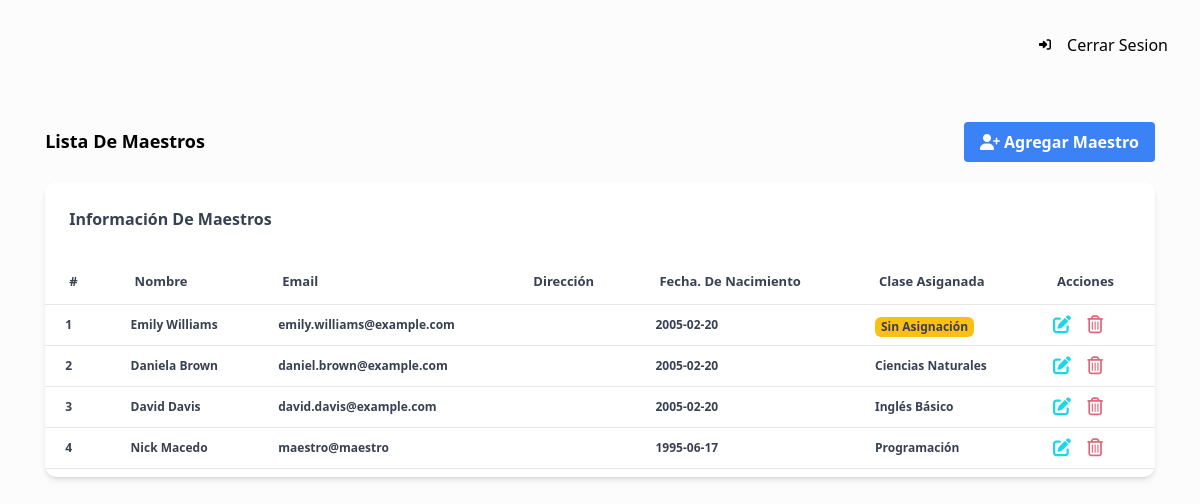
Screenshot of /administradores/maestros (signed in) with the database file from the repository.
### tables this page shows
CREATE TABLE `usuarios` (
  `id_usuario` int NOT NULL AUTO_INCREMENT,
  `dni` varchar(15) DEFAULT NULL,
  `nombre` varchar(255) DEFAULT NULL,
  `apellido` varchar(255) DEFAULT NULL,
  `correo_electronico` varchar(255) DEFAULT NULL,
  `contrasena` varchar(255) DEFAULT NULL,
  `rol` enum('ADMIN','MAESTRO','ALUMNO') DEFAULT NULL,
  `activo` tinyint(1) DEFAULT NULL,
  PRIMARY KEY (`id_usuario`),
  UNIQUE KEY `dni` (`dni`),
  UNIQUE KEY `correo_electronico` (`correo_electronico`)
);

CREATE TABLE `maestros` (
  `id_maestro` int NOT NULL AUTO_INCREMENT,
  `id_usuario` int DEFAULT NULL,
  `fecha_nacimiento` date DEFAULT NULL,
  `direccion` text,
  PRIMARY KEY (`id_maestro`),
  KEY `maestros_ibfk_1` (`id_usuario`),
  CONSTRAINT `maestros_ibfk_1` FOREIGN KEY (`id_usuario`) REFERENCES `usuarios` (`id_usuario`) ON DELETE CASCADE ON UPDATE CASCADE
);

CREATE TABLE `clases` (
  `id_clase` int NOT NULL AUTO_INCREMENT,
  `nombre` varchar(255) DEFAULT NULL,
  `cupo_maximo` int DEFAULT NULL,
  `activo` tinyint(1) DEFAULT NULL,
  PRIMARY KEY (`id_clase`)
);

### config/dataBase.php (called while the page is built)
<?php
return [
    "host" => "localhost",
    "username" => "root",
    "userPassword" => "16345abcde@A",
    "dbname" => "universidad"
];

### models/Model.php (called while the page is built, shortened)
<?php
class Model
{
    public function __construct()
    {
        $config = include($_SERVER["DOCUMENT_ROOT"] . "/config/dataBase.php");
        try {
            $dsn = "mysql:host=" . $config['host'] . "; dbname=" . $config['dbname'];
            $this->db = new PDO($dsn, $config["username"], $config["userPassword"]);
        } catch (PDOException $e) {
            echo "Error" . $e->getMessage();
        }
    }
}

### models/AdministradorModel.php (called while the page is built, shortened)
<?php
include $_SERVER["DOCUMENT_ROOT"] . "/models/Model.php";
class AdministradorModel extends Model
{
    public function showTeachers()
    {
        $res = $this->db->query(
            "   SELECT u.id_usuario, m.id_maestro, rc.id_relacion, u.nombre, u.apellido, u.correo_electronico,m.direccion, m.fecha_nacimiento, c.nombre as clase_asignada from usuarios u
                                    left join   maestros m on  m.id_usuario = u.id_usuario
                                    left join relacion_maestros_clases rc on rc.id_maestro = m.id_maestro
                                    left join clases c on c.id_clase = rc.id_clase
                                    where u.rol = 'MAESTRO' and u.activo = 1 and u.id_usuario <> 16"
        );
        $data = $res->fetchAll(PDO::FETCH_ASSOC);
        return $data;
    }
}

### views/administradores/maestro.php (the view, shortened to what this page needs)
<!DOCTYPE html>
<html lang="en">
<head>
    <link rel="stylesheet" href="../../dist/output.css">
    <script src="https://cdn.tailwindcss.com"></script>
</head>
<body>
    <div class="min-h-screen bg-gray-50/50">
        <div class="p-4 xl:ml-72">
            <nav
                class="block w-full max-w-full bg-transparent text-white shadow-none rounded-xl transition-all px-0 py-1">
                <div class=" flex-col-reverse gap-6 md:flex-row md:items-center flex justify-end">
                    <div class="flex items-center">
                        <a class="" href="/cerrarSession">
                            <button
                                class="middle hover:text-red-700 none font-sans font-bold center transition-all disabled:opacity-50 disabled:shadow-none disabled:pointer-events-none text-xs py-3 rounded-lg text-black hover:bg-white/10 active:bg-white/30 w-full flex items-center gap-4 px-4 capitalize"
                                type="button">
                                <i class="fa-solid fa-right-to-bracket"></i>
                                <p
                                    class="block antialiased font-sans text-base leading-relaxed text-inherit font-medium capitalize">
                                    Cerrar sesion</p>
                            </button>
                        </a>
                    </div>
                </div>
            </nav>
            <div class="mt-12">
                <div class="w-[95%] mx-auto flex justify-between items-center">
                    <h3
                        class="block antialiased tracking-normal font-sans text-lg capitalize font-semibold leading-relaxed mb-5">
                        lista de maestros</h3>
                    <button type="" onclick='openModalInsert()'
                        class="bg-blue-500 text-white font-bold py-2 px-4 capitalize rounded mb-5  hover:bg-blue-400"><i
                            class="fa-solid fa-user-plus" style="color: #ffffff;"></i> agregar
                        maestro</button>
                </div>
                <div class="w-[95%] mx-auto">
                    <div
                        class="relative flex flex-col bg-clip-border rounded-xl bg-white text-gray-700 shadow-md overflow-hidden xl:col-span-2 ">
                        <div
                            class="relative bg-clip-border rounded-xl overflow-hidden bg-transparent text-gray-700 shadow-none m-0 flex items-center justify-between p-6">
                            <div>
                                <h6
                                    class="block antialiased tracking-normal font-sans text-base capitalize font-semibold leading-relaxed  mb-1">
                                    información de maestros</h6>
                            </div>
                        </div>
                        <div class="p-6  px-0 pt-0 pb-2">
                            <table class="w-full min-w-[840px] table-auto ">
                                <thead>
                                    <tr>
                                        <th class="border-b border-blue-gray-50 py-3 px-6 text-left">
                                            <p
                                                class="block antialiased font-sans text-[13px]  capitalize text-blue-gray-400 font-bold">
                                                #</p>
                                        </th>
                                        <th class="border-b border-blue-gray-50 py-3 px-6 text-left">
                                            <p
                                                class="block antialiased font-sans text-[13px]  capitalize text-blue-gray-400 font-bold">
                                                nombre</p>
                                        </th>
                                        <th class="border-b border-blue-gray-50 py-3 px-6 text-left">
                                            <p
                                                class="block antialiased font-sans text-[13px]  capitalize text-blue-gray-400 font-bold">
                                                email</p>
                                        </th>
                                        <th class="border-b border-blue-gray-50 py-3 px-6 text-left">
                                            <p
                                                class="block antialiased font-sans text-[13px]  capitalize text-blue-gray-400 font-bold">
                                                dirección</p>
                                        </th>
                                        <th class="border-b border-blue-gray-50 py-3 px-6 text-left">
                                            <p
                                                class="block antialiased font-sans text-[13px]  capitalize text-blue-gray-400 font-bold">
                                                fecha. de nacimiento</p>
                                        </th>
                                        <th class="border-b border-blue-gray-50 py-3 px-6 text-left">
                                            <p
                                                class="block antialiased font-sans text-[13px]  capitalize text-blue-gray-400 font-bold">
                                                clase asiganada</p>
                                        </th>
                                        <th class="border-b border-blue-gray-50 py-3 px-6 text-left">
                                            <p
                                                class="block antialiased font-sans text-[13px]  capitalize text-blue-gray-400 font-bold">
                                                acciones</p>
                                        </th>
                                    </tr>
                                </thead>
                                <tbody>
                                    <?php
                                    $numeracion = 1;
                                    foreach ($maestros as $maestro) {
                                    ?>
                                    <tr class=" hover:bg-[#c3dff9]">
                                        <td class="py-2 px-5 border-b border-blue-gray-50">
                                            <p class="block antialiased font-sans text-xs text-blue-gray-900 font-bold">
                                                <?= $numeracion++ ?></p>
                                        </td>
                                        <td class="py-2 px-5 border-b border-blue-gray-50">
                                            <p
                                                class="block antialiased font-sans text-xs  text-blue-gray-900 font-bold">
                                                <?= $maestro["nombre"] ?> <?= $maestro["apellido"] ?></p>
                                        </td>
                                        <td class="py-2 px-5 border-b border-blue-gray-50">
                                            <p
                                                class="block antialiased font-sans text-xs  text-blue-gray-900 font-bold">
                                                <?= $maestro["correo_electronico"] ?></p>
                                        </td>
                                        <td class="py-2 px-5 border-b border-blue-gray-50">
                                        </td>
                                        <td class="py-2 px-5 border-b border-blue-gray-50">
                                            <p
                                                class="block antialiased font-sans text-xs  text-blue-gray-900 font-bold">
                                                <?= $maestro["fecha_nacimiento"] ?></p>
                                        </td>
                                        <td class="py-2 px-5 border-b border-blue-gray-50">
                                            <?php
                                                if ($maestro["clase_asignada"] !== "Sin Asignación" && $maestro["clase_asignada"] !== Null) { ?>
                                            <p
                                                class="block antialiased font-sans text-xs  text-blue-gray-900 font-bold">
                                                <?= $maestro["clase_asignada"] ?></p>
                                            <?php   } else {  ?>
                                            <p
                                                class="inline-block py-[2px] px-[6px] rounded-md antialiased font-sans text-xs capitalize  font-bold bg-[#fcbf14]">
                                                Sin asignación</p>
                                            <?php   } ?>
                                        </td>
                                        <td class="py-2 px-5 border-b border-blue-gray-50 ">
                                            <a href="#"
                                                onclick='openModal("<?= $maestro["id_usuario"] ?>" ,"<?= $maestro["id_maestro"] ?>" ,"<?= $maestro["id_relacion"] ?>","<?= $maestro["correo_electronico"] ?>" , "<?= $maestro["nombre"] ?>" , "<?= $maestro["apellido"] ?>" , "<?= $maestro["direccion"] ?>" , "<?= $maestro["fecha_nacimiento"] ?>" , "<?= $maestro["clase_asignada"] ?>" )'>
                                                <i
                                                    class="fa-solid fa-pen-to-square text-[18px] text-[#19d8e6] hover:text-[#6db4b9]"></i>
                                            </a>
                                            <a href="/administradores/deleteMaestro?id=<?= $maestro["id_usuario"] ?>"
                                                class="ml-3">
                                                <i
                                                    class="fa-regular fa-trash-can text-[18px] hover:text-red-900 text-[#dc667a]"></i>
                                            </a>
                                        </td>
                                    </tr>
                                    <?php } ?>
                                </tbody>
                            </table>
                        </div>
                    </div>
                </div>
            </div>
        </div>
    </div>
</body>
</html>

### rows the page displays
usuarios: nombre "Emily", apellido "Williams", correo_electronico "emily.williams@example.com", maestros.fecha_nacimiento "2005-02-20", shows "Sin Asignación"
usuarios: nombre "Daniela", apellido "Brown", correo_electronico "daniel.brown@example.com", maestros.fecha_nacimiento "2005-02-20", clases.nombre "Ciencias Naturales"
usuarios: nombre "David", apellido "Davis", correo_electronico "david.davis@example.com", maestros.fecha_nacimiento "2005-02-20", clases.nombre "Inglés Básico"
usuarios: nombre "Nick", apellido "Macedo", correo_electronico "maestro@maestro", maestros.fecha_nacimiento "1995-06-17", clases.nombre "Programación"
